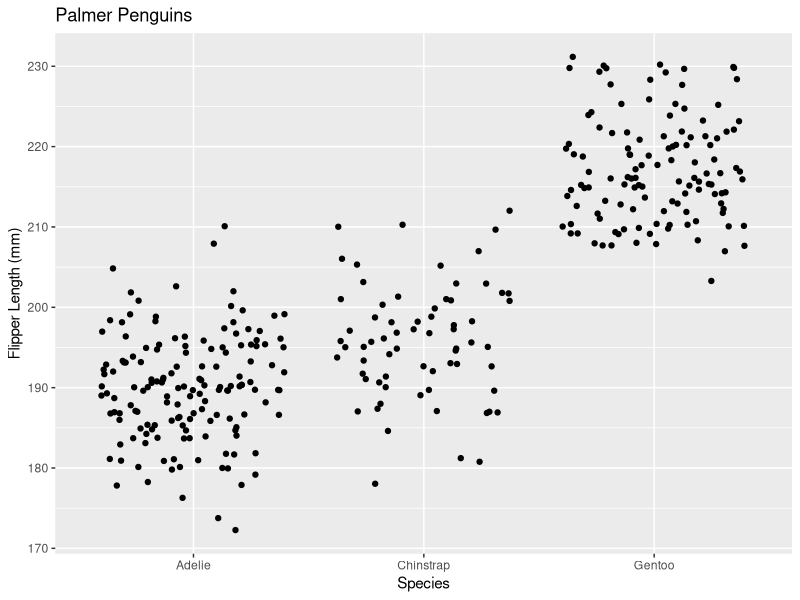

Generate this figure with R:
## ---- chunk 1
library(tidyverse)
library(palmerpenguins)
## ---- chunk 2
fx <- expression(x^2)

df_dx <- D(fx, 'x')

df_dx

x <- 3

eval(df_dx)
## ---- chunk 3
pa <- expression(2*((3*a + 2)^4) - 5)

dp_da <- D(pa, 'a')

dp_da

a <- 1.2

eval(dp_da)
## ---- chunk 4
ggplot() + 
  geom_jitter(data = penguins, 
             aes(x = species, 
                 y =flipper_length_mm, )) + 
  labs(x = "Species", 
       y = "Flipper Length (mm)", 
       title = "Palmer Penguins ")
